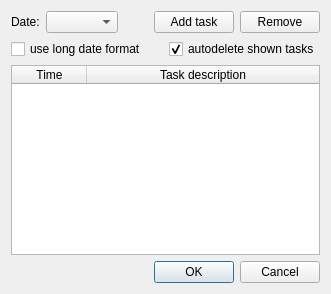
<?xml version="1.0" encoding="UTF-8"?>
<ui version="4.0">
 <class>SettingsDialog</class>
 <widget class="QDialog" name="SettingsDialog">
  <property name="geometry">
   <rect>
    <x>0</x>
    <y>0</y>
    <width>331</width>
    <height>294</height>
   </rect>
  </property>
  <property name="windowTitle">
   <string>Schedule Settings</string>
  </property>
  <property name="windowIcon">
   <iconset resource="../../alarm/alarm.qrc">
    <normaloff>:/settings.svg</normaloff>:/settings.svg</iconset>
  </property>
  <property name="modal">
   <bool>true</bool>
  </property>
  <layout class="QGridLayout" name="gridLayout">
   <item row="0" column="0" colspan="2">
    <layout class="QHBoxLayout" name="horizontalLayout">
     <item>
      <widget class="QLabel" name="days_label">
       <property name="text">
        <string>Date:</string>
       </property>
      </widget>
     </item>
     <item>
      <widget class="QComboBox" name="days_box"/>
     </item>
     <item>
      <spacer name="horizontalSpacer">
       <property name="orientation">
        <enum>Qt::Horizontal</enum>
       </property>
       <property name="sizeHint" stdset="0">
        <size>
         <width>20</width>
         <height>20</height>
        </size>
       </property>
      </spacer>
     </item>
     <item>
      <widget class="QPushButton" name="add_btn">
       <property name="text">
        <string>Add task</string>
       </property>
       <property name="icon">
        <iconset resource="../schedule.qrc">
         <normaloff>:/add.svg</normaloff>:/add.svg</iconset>
       </property>
      </widget>
     </item>
     <item>
      <widget class="QPushButton" name="del_btn">
       <property name="text">
        <string>Remove</string>
       </property>
       <property name="icon">
        <iconset resource="../schedule.qrc">
         <normaloff>:/remove.svg</normaloff>:/remove.svg</iconset>
       </property>
      </widget>
     </item>
    </layout>
   </item>
   <item row="1" column="0">
    <widget class="QCheckBox" name="long_format">
     <property name="text">
      <string>use long date format</string>
     </property>
    </widget>
   </item>
   <item row="1" column="1">
    <widget class="QCheckBox" name="autodelete">
     <property name="text">
      <string>autodelete shown tasks</string>
     </property>
     <property name="checked">
      <bool>true</bool>
     </property>
    </widget>
   </item>
   <item row="2" column="0" colspan="2">
    <widget class="QTableWidget" name="tasks_table">
     <property name="editTriggers">
      <set>QAbstractItemView::NoEditTriggers</set>
     </property>
     <property name="alternatingRowColors">
      <bool>true</bool>
     </property>
     <property name="selectionMode">
      <enum>QAbstractItemView::SingleSelection</enum>
     </property>
     <property name="selectionBehavior">
      <enum>QAbstractItemView::SelectRows</enum>
     </property>
     <attribute name="horizontalHeaderDefaultSectionSize">
      <number>75</number>
     </attribute>
     <attribute name="horizontalHeaderStretchLastSection">
      <bool>true</bool>
     </attribute>
     <column>
      <property name="text">
       <string>Time</string>
      </property>
     </column>
     <column>
      <property name="text">
       <string>Task description</string>
      </property>
     </column>
    </widget>
   </item>
   <item row="3" column="0" colspan="2">
    <widget class="QDialogButtonBox" name="buttonBox">
     <property name="orientation">
      <enum>Qt::Horizontal</enum>
     </property>
     <property name="standardButtons">
      <set>QDialogButtonBox::Cancel|QDialogButtonBox::Ok</set>
     </property>
    </widget>
   </item>
  </layout>
 </widget>
 <resources>
  <include location="../../alarm/alarm.qrc"/>
  <include location="../schedule.qrc"/>
 </resources>
 <connections>
  <connection>
   <sender>buttonBox</sender>
   <signal>accepted()</signal>
   <receiver>SettingsDialog</receiver>
   <slot>accept()</slot>
   <hints>
    <hint type="sourcelabel">
     <x>257</x>
     <y>284</y>
    </hint>
    <hint type="destinationlabel">
     <x>157</x>
     <y>274</y>
    </hint>
   </hints>
  </connection>
  <connection>
   <sender>buttonBox</sender>
   <signal>rejected()</signal>
   <receiver>SettingsDialog</receiver>
   <slot>reject()</slot>
   <hints>
    <hint type="sourcelabel">
     <x>321</x>
     <y>284</y>
    </hint>
    <hint type="destinationlabel">
     <x>286</x>
     <y>274</y>
    </hint>
   </hints>
  </connection>
  <connection>
   <sender>long_format</sender>
   <signal>toggled(bool)</signal>
   <receiver>days_label</receiver>
   <slot>setHidden(bool)</slot>
   <hints>
    <hint type="sourcelabel">
     <x>30</x>
     <y>46</y>
    </hint>
    <hint type="destinationlabel">
     <x>30</x>
     <y>26</y>
    </hint>
   </hints>
  </connection>
 </connections>
</ui>
